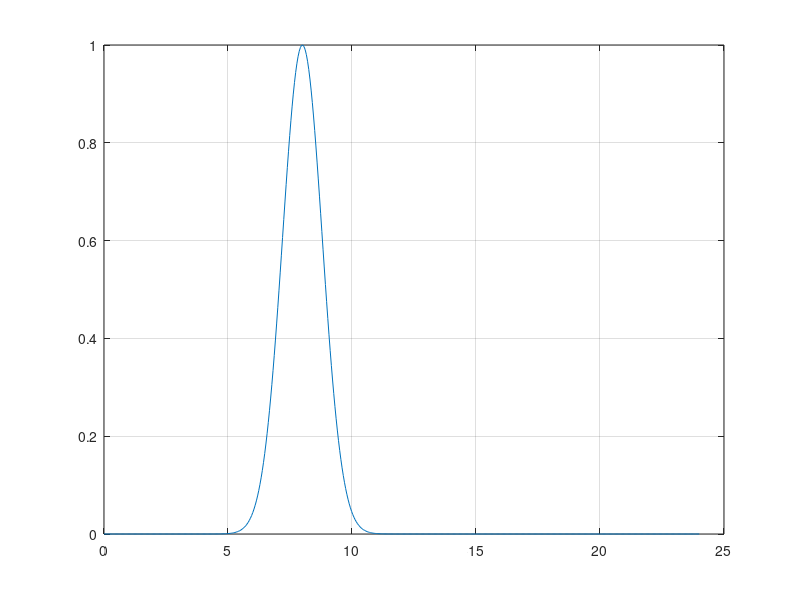

Write the MATLAB code that produced this figure.
% bp006.m

% External insulin injection
% Gaussian function

clear
close all
clc


N = 501;

S = zeros(N,1);

S0 = 1;

s = 0.8*60;

t = linspace(0,24*60,N);
ts = 5*60; tD = 3*60;
S = S0.*exp(-(t - (ts+tD)).^2./(2*s^2));


figure(1)

plot(t./60,S)
grid on
